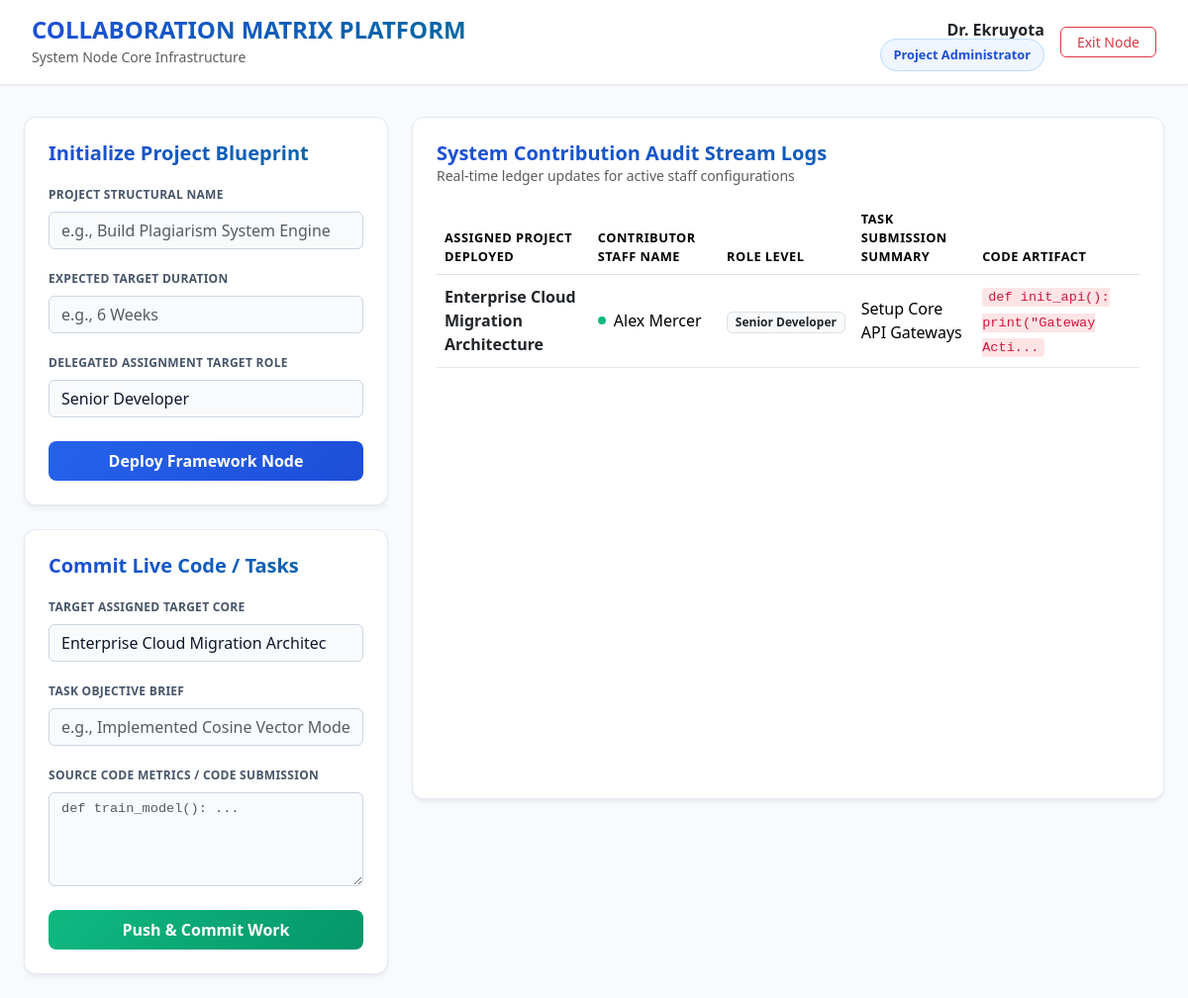
The app's page /dashboard (signed in) with its own data.
### tables this page shows
CREATE TABLE contributions (
            id INTEGER PRIMARY KEY AUTOINCREMENT,
            project_id INTEGER NOT NULL,
            staff_name TEXT NOT NULL,
            staff_role TEXT NOT NULL,
            task_title TEXT NOT NULL,
            code_submission TEXT,
            timestamp DATETIME DEFAULT CURRENT_TIMESTAMP,
            FOREIGN KEY (project_id) REFERENCES projects(id)
        );

CREATE TABLE projects (
            id INTEGER PRIMARY KEY AUTOINCREMENT,
            title TEXT NOT NULL,
            duration TEXT NOT NULL,
            required_role TEXT NOT NULL,
            created_by TEXT NOT NULL
        );

### app.py (the view)
@app.route('/dashboard')
def dashboard():
    if 'user_id' not in session:
        flash('Unauthorized boundary entry blocked. Please login.', 'danger')
        return redirect(url_for('login'))
    conn = get_db_connection()
    projects = conn.execute('SELECT * FROM projects').fetchall()
    contributions = conn.execute('''
        SELECT c.*, p.title as project_title
        FROM contributions c
        JOIN projects p ON c.project_id = p.id
        ORDER BY c.id DESC
    ''').fetchall()
    conn.close()
    return render_template('dashboard.html', projects=projects, contributions=contributions)

### app.py (called while the page is built)
def get_db_connection():
    conn = sqlite3.connect('collaboration.db')
    conn.row_factory = sqlite3.Row # Allows dictionary-like row querying
    return conn

### templates/dashboard.html (shortened to what this page needs)
<!DOCTYPE html>
<html lang="en">
<head>
    <link href="https://cdn.jsdelivr.net/npm/bootstrap@5.3.2/dist/css/bootstrap.min.css" rel="stylesheet">
</head>
<body>
    <div class="header-bar d-flex justify-content-between align-items-center">
        <div>
            <h4 class="mb-0 text-gradient">COLLABORATION MATRIX PLATFORM</h4>
            <span class="text-muted small">System Node Core Infrastructure</span>
        </div>
        <div class="d-flex align-items-center gap-3">
            <div class="text-end">
                <span class="d-block fw-bold text-dark">{{ session['name'] }}</span>
                <span class="badge-role">{{ session['role'] }}</span>
            </div>
            <a href="{{ url_for('logout') }}" class="btn btn-outline-danger btn-sm px-3" style="border-radius:6px; font-weight: 500;">Exit Node</a>
        </div>
    </div>
    <div class="container-fluid px-4">
        <div class="row">
            <div class="col-lg-4">
                <div class="white-panel">
                    <h5 class="text-gradient mb-3">Initialize Project Blueprint</h5>
                    <form action="{{ url_for('create_project') }}" method="POST">
                        <div class="mb-3">
                            <label class="form-label">PROJECT STRUCTURAL NAME</label>
                            <input type="text" name="title" class="form-control" placeholder="e.g., Build Plagiarism System Engine" required>
                        </div>
                        <div class="mb-3">
                            <label class="form-label">EXPECTED TARGET DURATION</label>
                            <input type="text" name="duration" class="form-control" placeholder="e.g., 6 Weeks" required>
                        </div>
                        <div class="mb-3">
                            <label class="form-label">DELEGATED ASSIGNMENT TARGET ROLE</label>
                            <select name="required_role" class="form-select">
                                <option value="Senior Developer">Senior Developer</option>
                            </select>
                        </div>
                        <button type="submit" class="btn btn-action w-100 py-2 mt-2">Deploy Framework Node</button>
                    </form>
                </div>
                <div class="white-panel">
                    <h5 class="text-gradient mb-3">Commit Live Code / Tasks</h5>
                    <form action="{{ url_for('submit_contribution') }}" method="POST">
                        <div class="mb-3">
                            <label class="form-label">TARGET ASSIGNED TARGET CORE</label>
                            <select name="project_id" class="form-select" required>
                                {% if projects %}
                                    {% for project in projects %}
                                        <option value="{{ project['id'] }}">{{ project['title'] }}</option>
                                    {% endfor %}
                                {% else %}
                                    <option value="">No Active Projects Formed</option>
                                {% endif %}
                            </select>
                        </div>
                        <div class="mb-3">
                            <label class="form-label">TASK OBJECTIVE BRIEF</label>
                            <input type="text" name="task_title" class="form-control" placeholder="e.g., Implemented Cosine Vector Models" required>
                        </div>
                        <div class="mb-3">
                            <label class="form-label">SOURCE CODE METRICS / CODE SUBMISSION</label>
                            <textarea name="code_submission" rows="4" class="form-control" style="font-family: monospace; font-size: 0.85rem;" placeholder="def train_model(): ..."></textarea>
                        </div>
                        <button type="submit" class="btn btn-action w-100 py-2 mt-2" style="background: linear-gradient(135deg, #10B981 0%, #059669 100%);">Push & Commit Work</button>
                    </form>
                </div>
            </div>
            <div class="col-lg-8">
                <div class="white-panel" style="min-height: 690px;">
                    <div class="mb-3">
                        <h5 class="text-gradient mb-0">System Contribution Audit Stream Logs</h5>
                        <p class="text-muted small mb-0">Real-time ledger updates for active staff configurations</p>
                    </div>
                    <div class="table-responsive">
                        <table class="table table-custom mb-0">
                            <thead>
                                <tr>
                                    <th>ASSIGNED PROJECT DEPLOYED</th>
                                    <th>CONTRIBUTOR STAFF NAME</th>
                                    <th>ROLE LEVEL</th>
                                    <th>TASK SUBMISSION SUMMARY</th>
                                    <th>CODE ARTIFACT</th>
                                </tr>
                            </thead>
                            <tbody>
                                {% if contributions %}
                                    {% for item in contributions %}
                                    <tr>
                                        <td class="fw-bold text-dark">{{ item['project_title'] }}</td>
                                        <td>
                                            <div class="d-flex align-items-center gap-2">
                                                <div style="width:8px; height:8px; background:#10B981; border-radius:50%;"></div>
                                                {{ item['staff_name'] }}
                                            </div>
                                        </td>
                                        <td><span class="badge bg-light text-dark border">{{ item['staff_role'] }}</span></td>
                                        <td>{{ item['task_title'] }}</td>
                                        <td>
                                            {% if item['code_submission'] %}
                                                <code>{{ item['code_submission'][:35] }}{% if item['code_submission']|length > 35 %}...{% endif %}</code>
                                            {% else %}
                                                <span class="text-muted italic small">No code snippet</span>
                                            {% endif %}
                                        </td>
                                    </tr>
                                    {% endfor %}
                                {% else %}
                                    <tr>
                                        <td colspan="5" class="text-center py-4 text-muted">No operational contribution telemetry caught on record yet.</td>
                                    </tr>
                                {% endif %}
                            </tbody>
                        </table>
                    </div>
                </div>
            </div>
        </div>
    </div>
</body>
</html>

### templates/dashboard.html (style rules this page uses)
body { background: #F8FAFC; color: #334155; font-family: 'Segoe UI', system-ui, sans-serif; }
.white-panel { background: #FFFFFF; border: 1px solid #E2E8F0; border-radius: 12px; padding: 1.5rem; box-shadow: 0 4px 6px -1px rgba(0, 0, 0, 0.05), 0 2px 4px -1px rgba(0, 0, 0, 0.03); margin-bottom: 1.5rem; }
.header-bar { background: #FFFFFF; border-bottom: 1px solid #E2E8F0; padding: 1rem 2rem; margin-bottom: 2rem; box-shadow: 0 1px 3px 0 rgba(0, 0, 0, 0.05); }
.text-gradient { background: linear-gradient(135deg, #1E4ED8 0%, #0369A1 100%); -webkit-background-clip: text; -webkit-text-fill-color: transparent; font-weight: 700; }
.badge-role { background: #EFF6FF; color: #1D4ED8; border: 1px solid #BFDBFE; padding: 0.4rem 0.8rem; border-radius: 20px; font-size: 0.8rem; font-weight: 600; }
.form-label { color: #475569; font-size: 0.75rem; font-weight: 600; letter-spacing: 0.3px; }
.form-select, .form-control { background: #F8FAFC; border: 1px solid #CBD5E1; color: #0F172A; }
.btn-action { background: linear-gradient(135deg, #2563EB 0%, #1D4ED8 100%); color: white; border: none; font-weight: 600; border-radius: 8px; transition: all 0.2s ease; }
.table-custom { color: #334155; vertical-align: middle; }
.table-custom thead { background: #F1F5F9; color: #475569; font-size: 0.8rem; letter-spacing: 0.5px; }
.table-custom tbody tr { border-bottom: 1px solid #E2E8F0; transition: background 0.2s; }
code { color: #D0173E; background: #FFE4E6; padding: 2px 6px; border-radius: 4px; font-size: 0.85rem; font-family: monospace; }

### records on screen
contributions: project_title "Enterprise Cloud Migration Architecture", staff_name "Alex Mercer", staff_role "Senior Developer", task_title "Setup Core API Gateways", code_submission "def init_api(): print(\"Gateway Acti"

### other values on screen
{{ session['name'] }} "Dr. Ekruyota"
{{ session['role'] }} "Project Administrator"
form field project_id "Enterprise Cloud Migration Architecture"
